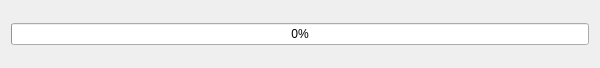
<?xml version="1.0" encoding="UTF-8"?>
<ui version="4.0">
 <class>Dialog</class>
 <widget class="QDialog" name="Dialog">
  <property name="geometry">
   <rect>
    <x>0</x>
    <y>0</y>
    <width>600</width>
    <height>68</height>
   </rect>
  </property>
  <property name="sizePolicy">
   <sizepolicy hsizetype="Preferred" vsizetype="Preferred">
    <horstretch>0</horstretch>
    <verstretch>0</verstretch>
   </sizepolicy>
  </property>
  <property name="minimumSize">
   <size>
    <width>450</width>
    <height>0</height>
   </size>
  </property>
  <property name="windowTitle">
   <string>Export Files</string>
  </property>
  <property name="windowIcon">
   <iconset>
    <normaloff>:/smartedit.svg</normaloff>:/smartedit.svg</iconset>
  </property>
  <property name="autoFillBackground">
   <bool>false</bool>
  </property>
  <layout class="QGridLayout" name="gridLayout" rowstretch="0,0,0">
   <item row="1" column="0">
    <widget class="QProgressBar" name="progressExportVideo">
     <property name="sizePolicy">
      <sizepolicy hsizetype="Expanding" vsizetype="Fixed">
       <horstretch>0</horstretch>
       <verstretch>0</verstretch>
      </sizepolicy>
     </property>
     <property name="value">
      <number>0</number>
     </property>
    </widget>
   </item>
   <item row="0" column="0">
    <layout class="QVBoxLayout" name="verticalLayout">
     <property name="spacing">
      <number>9</number>
     </property>
     <property name="bottomMargin">
      <number>9</number>
     </property>
     <item>
      <layout class="QHBoxLayout" name="FilePickerArea"/>
     </item>
    </layout>
   </item>
   <item row="2" column="0">
    <widget class="QDialogButtonBox" name="buttonBox">
     <property name="standardButtons">
      <set>QDialogButtonBox::NoButton</set>
     </property>
     <property name="centerButtons">
      <bool>false</bool>
     </property>
    </widget>
   </item>
  </layout>
 </widget>
 <resources/>
 <connections/>
</ui>
